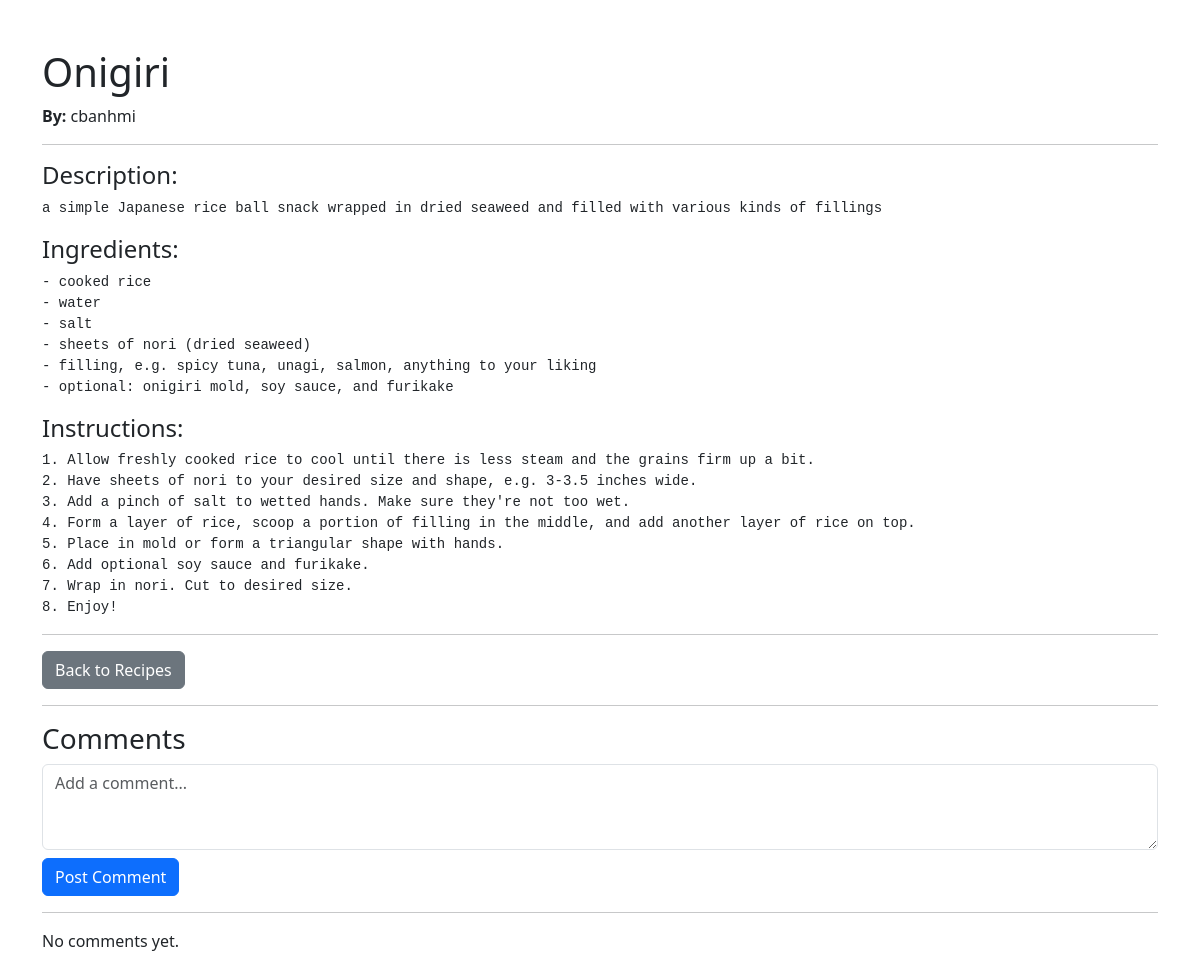
The app's page /recipe/2/view (signed in), older data.
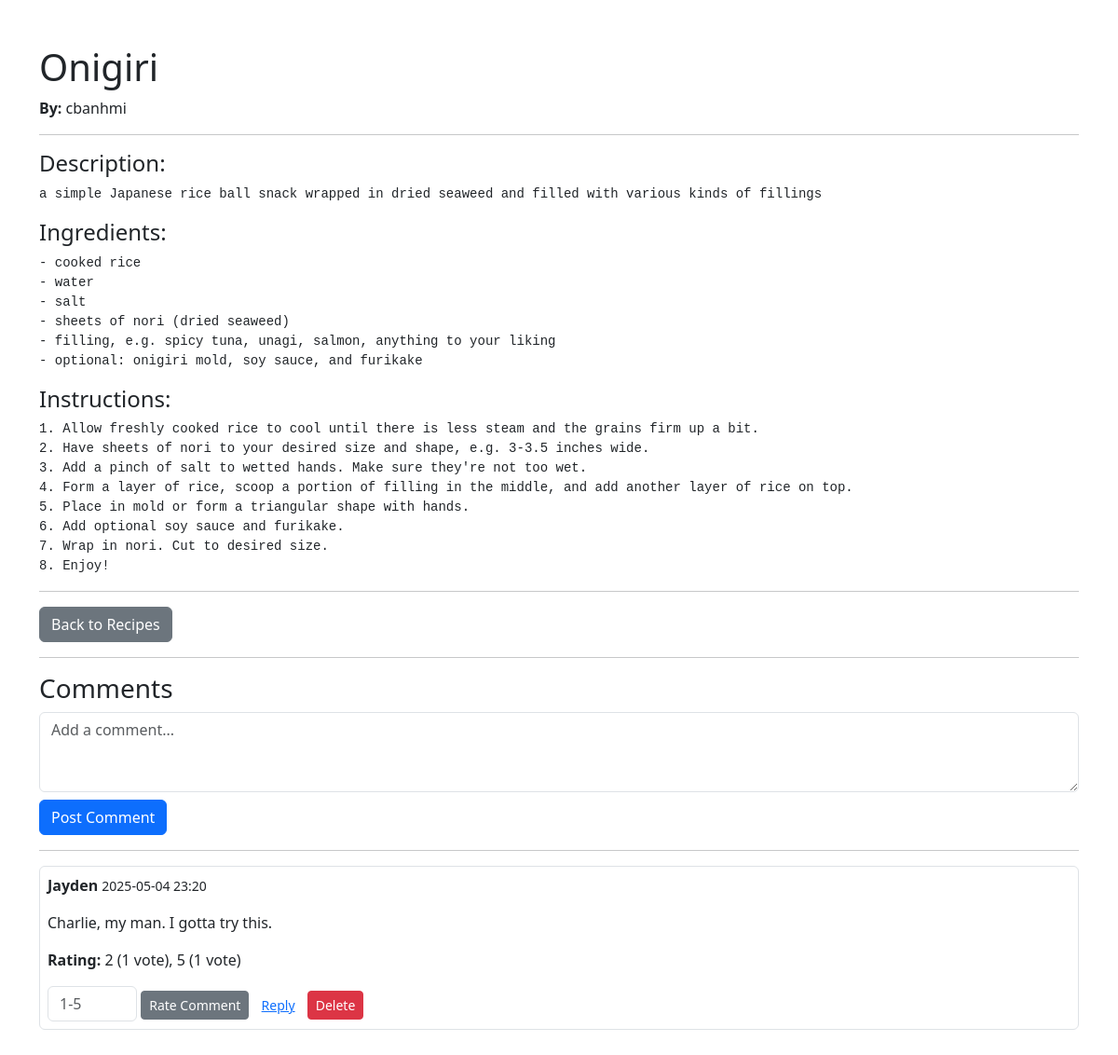
The same page, newer data.
### app/models.py (models this page shows, shortened)
class Recipe(db.Model):
    id = sa.Column(sa.Integer, primary_key=True)
    title = sa.Column(sa.String(80), nullable=False)
    description = sa.Column(sa.Text, nullable=False)
    ingredients = sa.Column(sa.Text, nullable=False)
    instructions = sa.Column(sa.Text, nullable=False)
    created_at = sa.Column(sa.DateTime, default=datetime.utcnow)
    user_id = sa.Column(sa.Integer, sa.ForeignKey("user.id"), nullable=False)
    comments = so.relationship('Comment', backref='recipe', lazy=True)

class User(UserMixin, db.Model):
    id = sa.Column(sa.Integer, primary_key=True)
    username = sa.Column(sa.String(64), index=True, unique=True, nullable=False)
    email = sa.Column(sa.String(120), index=True, unique=True, nullable=False)
    password_hash = sa.Column(sa.String(256), nullable=False)
    recipes = so.relationship("Recipe", backref="author", lazy=True)
    comments = so.relationship('Comment', backref='author', lazy=True)
    ratings = so.relationship('CommentRating', backref='rater', lazy=True)

class Comment(db.Model):
    id = sa.Column(sa.Integer, primary_key=True)
    body = sa.Column(sa.Text, nullable=False)
    created_at = sa.Column(sa.DateTime, default=datetime.utcnow)
    user_id = sa.Column(sa.Integer, sa.ForeignKey('user.id'), nullable=False)
    recipe_id = sa.Column(sa.Integer, sa.ForeignKey('recipe.id'), nullable=False)
    parent_id = sa.Column(sa.Integer, sa.ForeignKey('comment.id'), nullable=True)
    replies = so.relationship('Comment', backref=so.backref('parent', remote_side=[id]), lazy=True)
    ratings = so.relationship('CommentRating', backref='comment', lazy=True, cascade='all, delete')

### app/routes.py (the view)
@main.route("/recipe/<int:recipe_id>/view")
@login_required
def view_recipe(recipe_id):
    recipe = Recipe.query.get_or_404(recipe_id)
    pst = zoneinfo.ZoneInfo("America/Los_Angeles")
    for c in recipe.comments:
        dt = c.created_at
        if dt.tzinfo is None:
            dt = dt.replace(tzinfo=zoneinfo.ZoneInfo("UTC"))
        c.pst_created = dt.astimezone(pst)
    comment_form = CommentForm()
    rating_forms = {c.id: RatingForm(prefix=f"rate-{c.id}") for c in recipe.comments}
    return render_template(
        "view_recipe.html",
        recipe=recipe,
        comment_form=comment_form,
        rating_forms=rating_forms
    )

### app/forms.py
class CommentForm(FlaskForm):
    body = TextAreaField("Comment", validators=[DataRequired()])
    parent_id = HiddenField()  # will be blank for top-level comments
    submit = SubmitField("Post Comment")

class RatingForm(FlaskForm):
    value = IntegerField(
        "Rating",
        validators=[DataRequired(), NumberRange(min=1, max=5)],
        description="1–5"
    )
    submit = SubmitField("Rate Comment")

### app/__init__.py (called while the page is built)
def create_app(config_class=Config):
    app = Flask(__name__)
    app.config.from_object(config_class)
    db.init_app(app)
    migrate.init_app(app, db)
    login.init_app(app)
    app.config['SECRET_KEY'] = app.config.get('SECRET_KEY', 'default_secret_key')
    from app.routes import main
    app.register_blueprint(main)
    from app import models
    @app.template_filter('tzformat')
    def tzformat(value: datetime,
                 fmt: str = "%Y-%m-%d %H:%M",
                 tz: str = "America/Los_Angeles"):
        if not value:
            return ""
        if value.tzinfo is None:
            value = value.replace(tzinfo=zoneinfo.ZoneInfo("UTC"))
        dst = value.astimezone(zoneinfo.ZoneInfo(tz))
        return dst.strftime(fmt)
    return app

### app/models.py (called while the page is built)
@login.user_loader
def load_user(user_id):
    return User.query.get(int(user_id))

### app/templates/view_recipe.html (shortened to what this page needs)
<!doctype html>
<html lang="en">
<head>
  <link rel="stylesheet" href="https://cdn.jsdelivr.net/npm/bootstrap@5.3.0/dist/css/bootstrap.min.css">
</head>
<body>
  <div class="container mt-5 pb-5">
    <h1>{{ recipe.title }}</h1>
    <p><strong>By:</strong> {{ recipe.author.username }}</p>
    <hr>
    <h4>Description:</h4>
    <pre>{{ recipe.description }}</pre>
    <h4>Ingredients:</h4>
    <pre>{{ recipe.ingredients }}</pre>
    <h4>Instructions:</h4>
    <pre>{{ recipe.instructions }}</pre>
    <hr>
    <a href="{{ url_for('main.recipes') }}" class="btn btn-secondary">Back to Recipes</a>
    <hr>
    <h3>Comments</h3>
    <form action="{{ url_for('main.post_comment', recipe_id=recipe.id) }}" method="post">
      {{ comment_form.body(rows=3, class='form-control', placeholder='Add a comment...') }}
      {{ comment_form.submit(class='btn btn-primary mt-2') }}
    </form>
    <hr>
    {% macro render_comment(c, depth=0) %}
      <div class="ms-{{ depth * 4 }} mb-3 p-2 border rounded">
        <p><strong>{{ c.author.username }}</strong> <small>{{ c.created_at|tzformat }}</small></p>
        <p>{{ c.body }}</p>
        <p class="mb-2">
            {% set breakdown = [] %}
            <p class="mb-2">
              <strong>Rating:</strong>
              {% if breakdown %}
                {{ breakdown | join(', ') }}
              {% else %}
                <em>No ratings yet</em>
              {% endif %}
            </p>
        </p>
        <form action="{{ url_for('main.rate_comment', comment_id=c.id) }}" method="post" class="d-inline">
          {{ rating_forms[c.id].value(class='form-control d-inline w-auto', placeholder='1-5') }}
          {{ rating_forms[c.id].submit(class='btn btn-sm btn-secondary') }}
        </form>
        <button class="btn btn-sm btn-link" data-bs-toggle="collapse" data-bs-target="#reply-{{ c.id }}">Reply</button>
        {% if current_user.id == c.user_id %}
          <form action="{{ url_for('main.delete_comment', comment_id=c.id) }}" method="post" class="d-inline">
            <button class="btn btn-sm btn-danger">Delete</button>
          </form>
        {% endif %}
      </div>
    {% endmacro %}
    {% for c in recipe.comments if not c.parent_id %}
      {{ render_comment(c) }}
    {% else %}
      <p>No comments yet.</p>
    {% endfor %}
  </div>
</body>
</html>

### app/templates/view_recipe.html (style rules this page uses)
pre { white-space: pre-wrap; }

Row changes from the older to the newer data that the page shows:
added Comment: author.username "Jayden", created_at|tzformat "2025-05-04 23:20", body "Charlie, my man. I gotta try this.", breakdown "2 (1 vote), 5 (1 vote)"
Text that changed along with them:
text no longer shown: "No comments yet."
